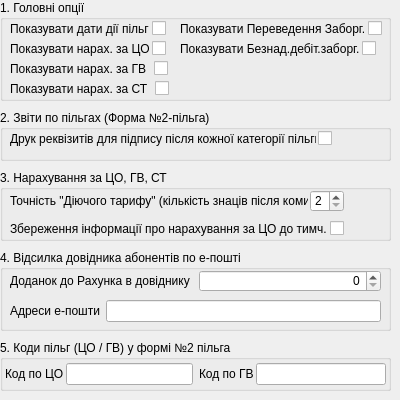
       <widget class="QWidget" name="tab_tkeAbonentOptions">
        <attribute name="title">
         <string>~::абонент</string>
        </attribute>
        <widget class="QGroupBox" name="groupBox_3">
         <property name="geometry">
          <rect>
           <x>0</x>
           <y>110</y>
           <width>391</width>
           <height>51</height>
          </rect>
         </property>
         <property name="title">
          <string>2. Звіти по пільгах (Форма №2-пільга)</string>
         </property>
         <widget class="QWidget" name="layoutWidget_3">
          <property name="geometry">
           <rect>
            <x>10</x>
            <y>20</y>
            <width>322</width>
            <height>17</height>
           </rect>
          </property>
          <layout class="QHBoxLayout" name="_3">
           <property name="spacing">
            <number>2</number>
           </property>
           <item>
            <widget class="QLabel" name="label_zvitPilg_printPidpysyForAllKategor">
             <property name="text">
              <string>Друк реквізитів для підпису після кожної категорії пільги</string>
             </property>
            </widget>
           </item>
           <item>
            <spacer>
             <property name="orientation">
              <enum>Qt::Horizontal</enum>
             </property>
             <property name="sizeHint" stdset="0">
              <size>
               <width>40</width>
               <height>10</height>
              </size>
             </property>
            </spacer>
           </item>
           <item>
            <widget class="QCheckBox" name="checkBox_zvitPilg_printPidpysyForAllKategor">
             <property name="text">
              <string/>
             </property>
            </widget>
           </item>
          </layout>
         </widget>
        </widget>
        <widget class="QGroupBox" name="groupBox_4">
         <property name="geometry">
          <rect>
           <x>0</x>
           <y>170</y>
           <width>391</width>
           <height>71</height>
          </rect>
         </property>
         <property name="title">
          <string>3. Нарахування за ЦО, ГВ, СТ</string>
         </property>
         <widget class="QWidget" name="layoutWidget_4">
          <property name="geometry">
           <rect>
            <x>10</x>
            <y>50</y>
            <width>334</width>
            <height>17</height>
           </rect>
          </property>
          <layout class="QHBoxLayout" name="_4">
           <property name="spacing">
            <number>2</number>
           </property>
           <item>
            <widget class="QLabel" name="label_saveInformationOnNarahCO">
             <property name="text">
              <string>Збереження інформації про нарахування за ЦО до тимч. БД</string>
             </property>
            </widget>
           </item>
           <item>
            <spacer>
             <property name="orientation">
              <enum>Qt::Horizontal</enum>
             </property>
             <property name="sizeHint" stdset="0">
              <size>
               <width>40</width>
               <height>10</height>
              </size>
             </property>
            </spacer>
           </item>
           <item>
            <widget class="QCheckBox" name="checkBox_saveInformationOnNarahCO">
             <property name="text">
              <string/>
             </property>
            </widget>
           </item>
          </layout>
         </widget>
         <widget class="QWidget" name="layoutWidget_5">
          <property name="geometry">
           <rect>
            <x>10</x>
            <y>20</y>
            <width>334</width>
            <height>22</height>
           </rect>
          </property>
          <layout class="QHBoxLayout" name="_5">
           <property name="spacing">
            <number>2</number>
           </property>
           <item>
            <widget class="QLabel" name="label_tochnistDiuchTaryf">
             <property name="text">
              <string>Точність &quot;Діючого тарифу&quot; (кількість знаців після коми)</string>
             </property>
            </widget>
           </item>
           <item>
            <spacer>
             <property name="orientation">
              <enum>Qt::Horizontal</enum>
             </property>
             <property name="sizeHint" stdset="0">
              <size>
               <width>40</width>
               <height>10</height>
              </size>
             </property>
            </spacer>
           </item>
           <item>
            <widget class="QSpinBox" name="spinBox_tochnistDiuchTaryf">
             <property name="minimum">
              <number>2</number>
             </property>
             <property name="maximum">
              <number>6</number>
             </property>
            </widget>
           </item>
          </layout>
         </widget>
        </widget>
        <widget class="QGroupBox" name="groupBox_5">
         <property name="geometry">
          <rect>
           <x>0</x>
           <y>0</y>
           <width>391</width>
           <height>101</height>
          </rect>
         </property>
         <property name="title">
          <string>1. Головні опції</string>
         </property>
         <widget class="QWidget" name="layoutWidget_2">
          <property name="geometry">
           <rect>
            <x>10</x>
            <y>80</y>
            <width>159</width>
            <height>17</height>
           </rect>
          </property>
          <layout class="QHBoxLayout" name="_2">
           <property name="spacing">
            <number>2</number>
           </property>
           <item>
            <widget class="QLabel" name="label_showNarahST">
             <property name="text">
              <string>Показувати нарах. за СТ</string>
             </property>
            </widget>
           </item>
           <item>
            <spacer>
             <property name="orientation">
              <enum>Qt::Horizontal</enum>
             </property>
             <property name="sizeHint" stdset="0">
              <size>
               <width>40</width>
               <height>10</height>
              </size>
             </property>
            </spacer>
           </item>
           <item>
            <widget class="QCheckBox" name="checkBox_showNarahST">
             <property name="text">
              <string/>
             </property>
            </widget>
           </item>
          </layout>
         </widget>
         <widget class="QWidget" name="layoutWidget">
          <property name="geometry">
           <rect>
            <x>10</x>
            <y>40</y>
            <width>160</width>
            <height>17</height>
           </rect>
          </property>
          <layout class="QHBoxLayout">
           <property name="spacing">
            <number>2</number>
           </property>
           <item>
            <widget class="QLabel" name="label_showNarahCO">
             <property name="text">
              <string>Показувати нарах. за ЦО</string>
             </property>
            </widget>
           </item>
           <item>
            <widget class="QCheckBox" name="checkBox_showNarahCO">
             <property name="text">
              <string/>
             </property>
            </widget>
           </item>
          </layout>
         </widget>
         <widget class="QWidget" name="layoutWidget">
          <property name="geometry">
           <rect>
            <x>10</x>
            <y>60</y>
            <width>158</width>
            <height>17</height>
           </rect>
          </property>
          <layout class="QHBoxLayout">
           <property name="spacing">
            <number>2</number>
           </property>
           <item>
            <widget class="QLabel" name="label_showNarahGV">
             <property name="text">
              <string>Показувати нарах. за ГВ</string>
             </property>
            </widget>
           </item>
           <item>
            <spacer>
             <property name="orientation">
              <enum>Qt::Horizontal</enum>
             </property>
             <property name="sizeHint" stdset="0">
              <size>
               <width>40</width>
               <height>10</height>
              </size>
             </property>
            </spacer>
           </item>
           <item>
            <widget class="QCheckBox" name="checkBox_showNarahGV">
             <property name="text">
              <string/>
             </property>
            </widget>
           </item>
          </layout>
         </widget>
         <widget class="QWidget" name="layoutWidget">
          <property name="geometry">
           <rect>
            <x>10</x>
            <y>20</y>
            <width>160</width>
            <height>17</height>
           </rect>
          </property>
          <layout class="QHBoxLayout">
           <property name="spacing">
            <number>2</number>
           </property>
           <item>
            <widget class="QLabel" name="label_showPilgsDateLimits">
             <property name="text">
              <string>Показувати дати дії пільг</string>
             </property>
            </widget>
           </item>
           <item>
            <widget class="QCheckBox" name="checkBox_showPilgsDateLimits">
             <property name="text">
              <string/>
             </property>
            </widget>
           </item>
          </layout>
         </widget>
         <widget class="QWidget" name="layoutWidget_6">
          <property name="geometry">
           <rect>
            <x>180</x>
            <y>20</y>
            <width>203</width>
            <height>17</height>
           </rect>
          </property>
          <layout class="QHBoxLayout" name="_6">
           <property name="spacing">
            <number>2</number>
           </property>
           <item>
            <widget class="QLabel" name="label_showPerevedZaborg">
             <property name="text">
              <string>Показувати Переведення Заборг.</string>
             </property>
            </widget>
           </item>
           <item>
            <widget class="QCheckBox" name="checkBox_showPerevedZaborg">
             <property name="text">
              <string/>
             </property>
            </widget>
           </item>
          </layout>
         </widget>
         <widget class="QWidget" name="layoutWidget_7">
          <property name="geometry">
           <rect>
            <x>180</x>
            <y>40</y>
            <width>202</width>
            <height>17</height>
           </rect>
          </property>
          <layout class="QHBoxLayout" name="_7">
           <property name="spacing">
            <number>2</number>
           </property>
           <item>
            <widget class="QLabel" name="label_showBeznadDebitZaborg">
             <property name="text">
              <string>Показувати Безнад.дебіт.заборг.</string>
             </property>
            </widget>
           </item>
           <item>
            <widget class="QCheckBox" name="checkBox_showBeznadDebitZaborg">
             <property name="text">
              <string/>
             </property>
            </widget>
           </item>
          </layout>
         </widget>
        </widget>
        <widget class="QGroupBox" name="groupBox_postDovidnykAbonByEMail">
         <property name="geometry">
          <rect>
           <x>0</x>
           <y>250</y>
           <width>391</width>
           <height>81</height>
          </rect>
         </property>
         <property name="title">
          <string>4. Відсилка довідника абонентів по е-пошті</string>
         </property>
         <widget class="QWidget" name="layoutWidget">
          <property name="geometry">
           <rect>
            <x>10</x>
            <y>20</y>
            <width>371</width>
            <height>22</height>
           </rect>
          </property>
          <layout class="QHBoxLayout" name="horizontalLayout">
           <item>
            <widget class="QLabel" name="label_numberToAddToRahunok">
             <property name="text">
              <string>Доданок до Рахунка в довіднику</string>
             </property>
            </widget>
           </item>
           <item>
            <widget class="QSpinBox" name="spinBox_numberToAddToRahunok">
             <property name="alignment">
              <set>Qt::AlignRight|Qt::AlignTrailing|Qt::AlignVCenter</set>
             </property>
             <property name="maximum">
              <number>100000000</number>
             </property>
            </widget>
           </item>
          </layout>
         </widget>
         <widget class="QWidget" name="layoutWidget">
          <property name="geometry">
           <rect>
            <x>10</x>
            <y>50</y>
            <width>371</width>
            <height>22</height>
           </rect>
          </property>
          <layout class="QHBoxLayout" name="horizontalLayout_2">
           <item>
            <widget class="QLabel" name="label_postDovidnykEMail">
             <property name="text">
              <string>Адреси е-пошти</string>
             </property>
            </widget>
           </item>
           <item>
            <widget class="QLineEdit" name="lineEdit_postDovidnykEMail"/>
           </item>
          </layout>
         </widget>
        </widget>
        <widget class="QGroupBox" name="groupBox_kodyPilgZvitPoPilgah">
         <property name="geometry">
          <rect>
           <x>0</x>
           <y>340</y>
           <width>391</width>
           <height>51</height>
          </rect>
         </property>
         <property name="title">
          <string>5. Коди пільг (ЦО / ГВ) у формі №2 пільга</string>
         </property>
         <layout class="QHBoxLayout" name="horizontalLayout_5">
          <property name="leftMargin">
           <number>2</number>
          </property>
          <property name="topMargin">
           <number>2</number>
          </property>
          <property name="rightMargin">
           <number>2</number>
          </property>
          <property name="bottomMargin">
           <number>2</number>
          </property>
          <item>
           <layout class="QHBoxLayout" name="horizontalLayout_3">
            <property name="spacing">
             <number>2</number>
            </property>
            <item>
             <widget class="QLabel" name="label_kodPilgPoCO">
              <property name="text">
               <string>Код по ЦО</string>
              </property>
             </widget>
            </item>
            <item>
             <widget class="QLineEdit" name="lineEdit_kodPilgPoCO"/>
            </item>
           </layout>
          </item>
          <item>
           <layout class="QHBoxLayout" name="horizontalLayout_4">
            <property name="spacing">
             <number>2</number>
            </property>
            <item>
             <widget class="QLabel" name="label_kodPilgPoGV">
              <property name="text">
               <string>Код по ГВ</string>
              </property>
             </widget>
            </item>
            <item>
             <widget class="QLineEdit" name="lineEdit_kodPilgPoGV"/>
            </item>
           </layout>
          </item>
         </layout>
        </widget>
       </widget>
